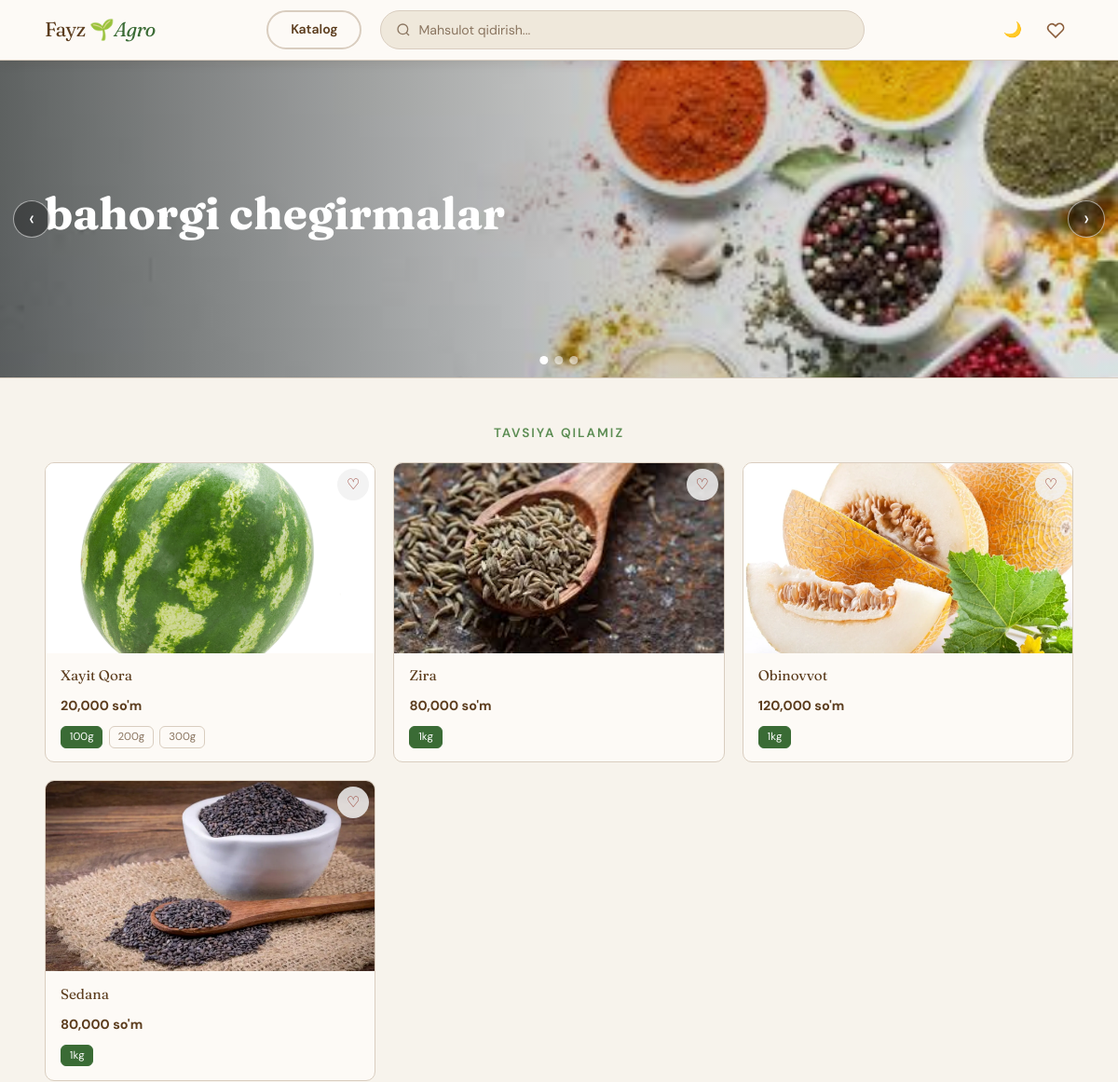
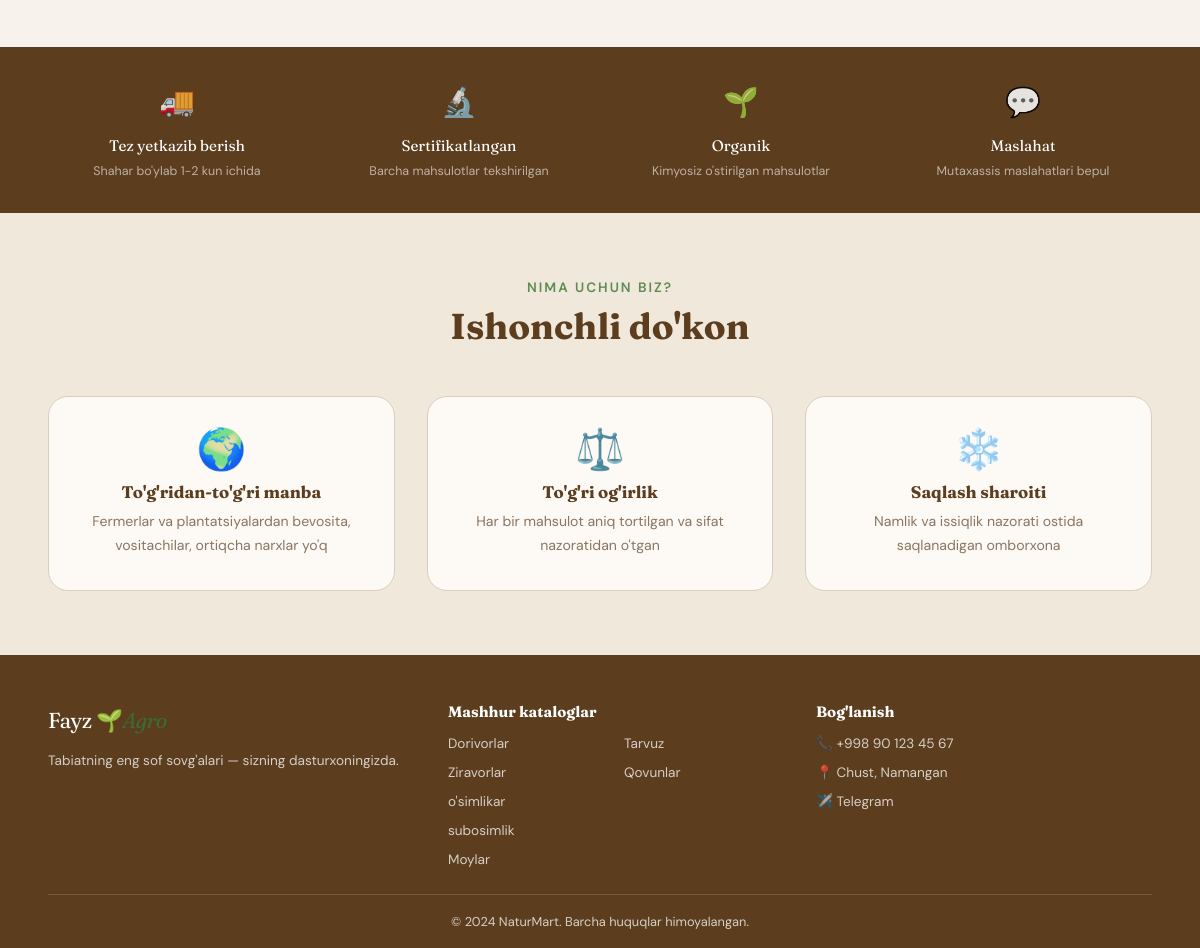
The app's page /, older data (2 pictures, top to bottom).
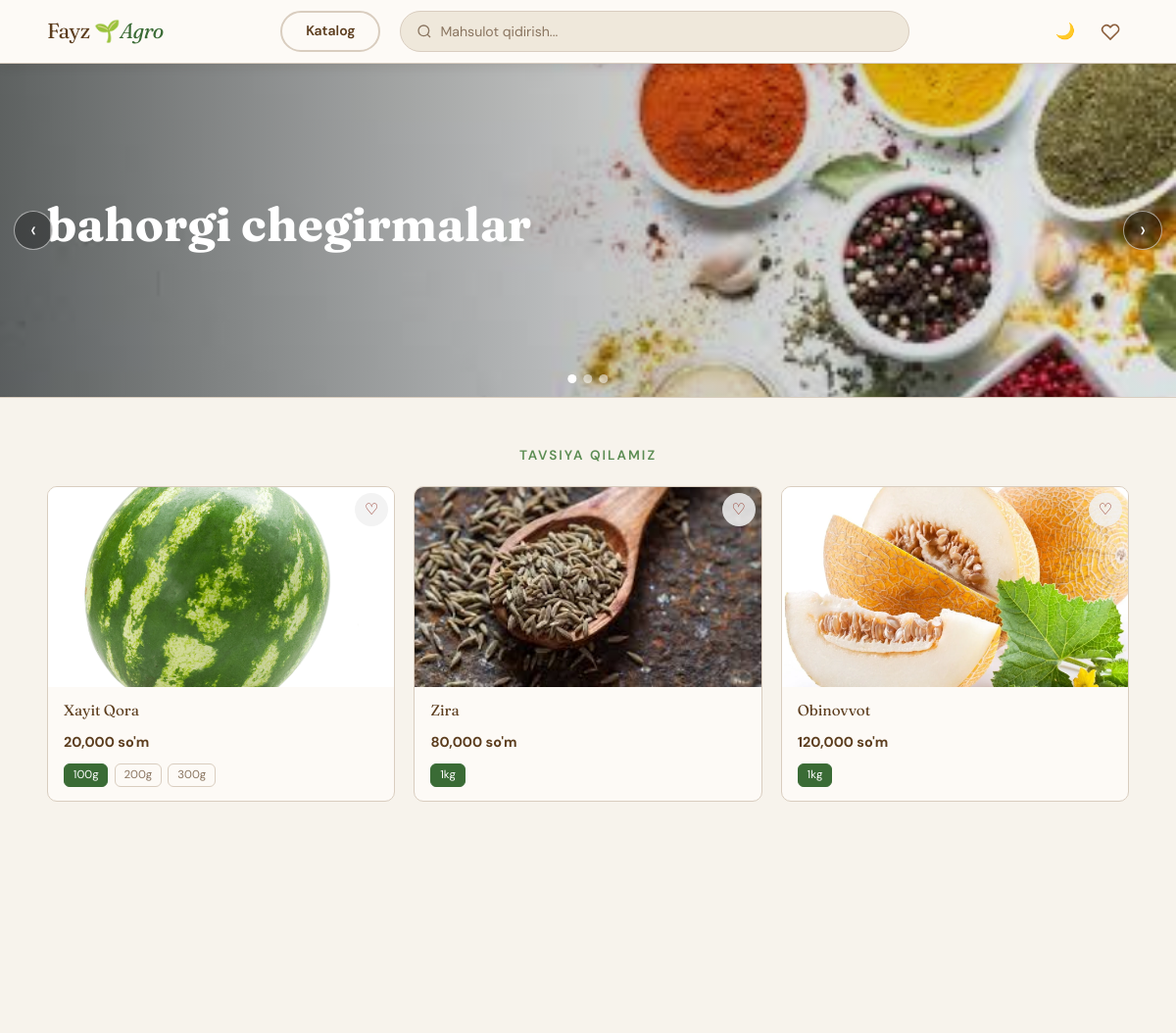
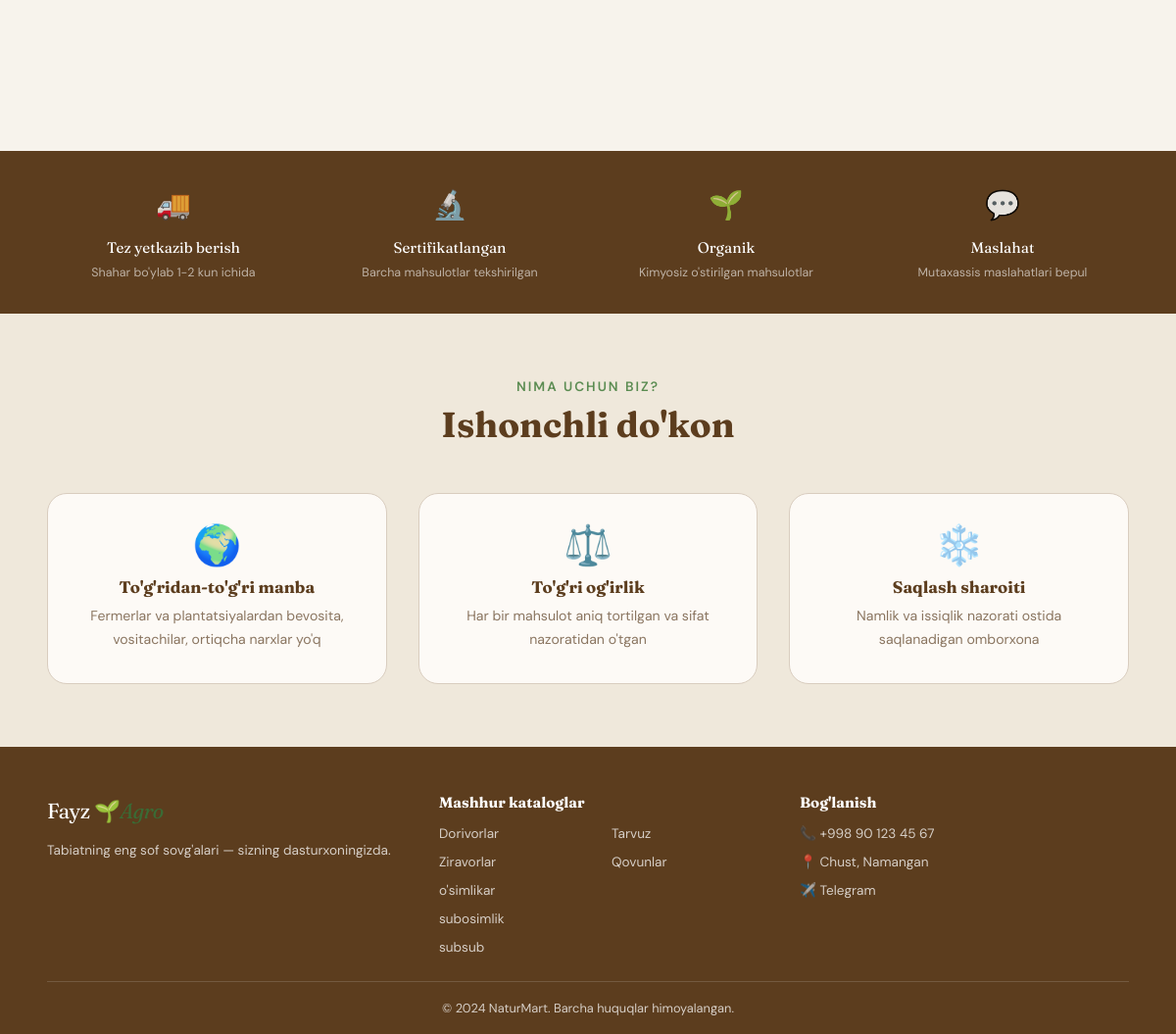
The same page, newer data (2 pictures, top to bottom).
### tables this page shows
CREATE TABLE banners (
                id INTEGER PRIMARY KEY AUTOINCREMENT,
                title TEXT NOT NULL,
                subtitle TEXT,
                image_path TEXT NOT NULL,
                button_text TEXT,
                button_link TEXT,
                sort_order INTEGER DEFAULT 0,
                is_active INTEGER DEFAULT 1,
                created_at TEXT DEFAULT (datetime('now'))
            , collection_id INTEGER);

CREATE TABLE product_images (
                id INTEGER PRIMARY KEY AUTOINCREMENT,
                product_id INTEGER NOT NULL,
                image_path TEXT NOT NULL,
                is_primary INTEGER DEFAULT 0,
                order_index INTEGER DEFAULT 0,
                FOREIGN KEY (product_id) REFERENCES product(id) ON DELETE CASCADE
            );

CREATE TABLE product (
                id INTEGER PRIMARY KEY AUTOINCREMENT,
                name TEXT NOT NULL,
                slug TEXT UNIQUE NOT NULL,
                category_id INTEGER,
                description TEXT,
                origin TEXT,
                benefits TEXT,
                usage_tips TEXT,
                price REAL NOT NULL DEFAULT 0,
                old_price REAL,
                image TEXT,
                is_featured INTEGER DEFAULT 0,
                is_active INTEGER DEFAULT 1,
                is_organic INTEGER DEFAULT 0,
                stock INTEGER DEFAULT 100,
                created_at TEXT DEFAULT (datetime('now')), unit_type TEXT DEFAULT 'dona', min_amount REAL DEFAULT 1, view_count INTEGER DEFAULT 0, cart_add_count INTEGER DEFAULT 0,
                FOREIGN KEY (category_id) REFERENCES category(id) ON DELETE SET NULL
            );

CREATE TABLE product_variants (
                id INTEGER PRIMARY KEY AUTOINCREMENT,
                product_id INTEGER NOT NULL,
                label TEXT NOT NULL,
                price REAL NOT NULL, old_price REAL, stock INTEGER DEFAULT 100, min_amount REAL DEFAULT 1, promo_end_date TEXT, promo_start_at TEXT, promo_end_at TEXT, scheduled_price REAL,
                FOREIGN KEY (product_id) REFERENCES product(id) ON DELETE CASCADE
            );

CREATE TABLE category (
                id INTEGER PRIMARY KEY AUTOINCREMENT,
                name TEXT NOT NULL,
                slug TEXT UNIQUE NOT NULL,
                icon TEXT DEFAULT '🌿',
                type TEXT DEFAULT 'ziravod',
                description TEXT,
                sort_order INTEGER DEFAULT 0
            , parent_id INTEGER, is_type INTEGER DEFAULT 0);

### app/routes/main.py (the view)
@main.route('/')
def index():
    db = get_db()
    banners = db.execute(
        'SELECT b.*, c.slug as collection_slug FROM banners b '
        'LEFT JOIN collections c ON c.id=b.collection_id '
        'WHERE b.is_active=1 ORDER BY b.sort_order, b.id DESC'
    ).fetchall()
    featured = db.execute(
        'SELECT p.*, c.name as cat_name, c.icon as cat_icon FROM product p '
        'LEFT JOIN category c ON c.id=p.category_id '
        'WHERE p.is_active=1 AND COALESCE(p.is_featured, 0)=1 '
        'ORDER BY COALESCE(p.cart_add_count, 0) DESC, COALESCE(p.view_count, 0) DESC, p.id DESC LIMIT 8'
    ).fetchall()
    featured_with_variants = []
    for p in featured:
        variants = db.execute('SELECT * FROM product_variants WHERE product_id=? ORDER BY id', (p['id'],)).fetchall()
        primary_img = db.execute('SELECT image_path FROM product_images WHERE product_id=? ORDER BY is_primary DESC, order_index, id LIMIT 1', (p['id'],)).fetchone()
        row = dict(p)
        row['variants'] = [dict(v) for v in variants]
        row['primary_image'] = primary_img['image_path'] if primary_img else row['image']
        featured_with_variants.append(row)
    new_arrivals = db.execute(
        'SELECT p.*, c.name as cat_name FROM product p LEFT JOIN category c ON c.id=p.category_id '
        'WHERE p.is_active=1 ORDER BY p.created_at DESC LIMIT 4'
    ).fetchall()
    return render_template('index.html',
        banners=banners,
        featured=featured_with_variants,
        new_arrivals=new_arrivals
    )

### app/__init__.py (called while the page is built)
def get_db():
    if 'db' not in g:
        g.db = sqlite3.connect(DATABASE, detect_types=sqlite3.PARSE_DECLTYPES)
        g.db.row_factory = sqlite3.Row
        g.db.execute('PRAGMA foreign_keys = ON')
    return g.db

### app/templates/index.html (shortened to what the changed rows need)
{% extends 'base.html' %}
{% block content %}
{% if banners %}
<section class="home-banner" id="homeBanner">
  <div class="home-banner-track" id="homeBannerTrack">
    {% for b in banners %}
    {% set link = (url_for('main.catalog', collection=b['collection_slug']) if b['collection_slug'] else (b['button_link'] if b['button_link'] else url_for('main.catalog'))) %}
    {% set is_external = link.startswith('http://') or link.startswith('https://') %}
    <a href="{{ link }}"
       class="home-banner-slide{% if loop.first %} active{% endif %}"
       {% if is_external %}target="_blank" rel="noopener"{% endif %}>
      <img src="{{ url_for('static', filename='img/banners/' + b['image_path']) }}" alt="{{ b['title'] }}" class="home-banner-image">
      <div class="home-banner-overlay"></div>
      <div class="home-banner-content container">
        <h2 class="home-banner-title">{{ b['title'] }}</h2>
      </div>
    </a>
    {% endfor %}
  </div>
  {% if banners|length > 1 %}
  <div class="home-banner-dots">
    {% for _ in banners %}
    <button type="button" class="home-banner-dot{% if loop.first %} active{% endif %}" data-banner-dot="{{ loop.index0 }}" aria-label="Banner {{ loop.index }}"></button>
    {% endfor %}
  </div>
  {% endif %}
</section>
{% endif %}
{% if featured %}
<section class="section">
  <div class="products-grid">
    {% for p in featured %}
    {% set first_variant = p['variants'][0] if p['variants'] else None %}
    {% set initial_price = first_variant['price'] if first_variant else p['price'] %}
    {% set initial_old = (first_variant['old_price'] if first_variant and first_variant['old_price'] else p['old_price']) %}
    {% set initial_key = (p['id'] ~ '') %}
    <div class="pcard reveal">
      <a href="{{ url_for('main.product_detail', slug=p['slug']) }}" class="pcard-link">
        <div class="pcard-img">
          {% if p.get('primary_image') or p['image'] %}
          <img src="{{ url_for('static', filename='img/products/'+(p.get('primary_image') or p['image'])) }}" alt="{{ p['name'] }}">
          {% else %}{{ p['cat_icon'] or '🌿' }}{% endif %}
        </div>
        <div class="pcard-body">
          <div class="pcard-name">{{ p['name'] }}</div>
        </div>
      </a>
      <button class="pcard-favorite favorite-btn{% if initial_key in favorite_keys %} active{% endif %}"
              type="button"
              onclick="addToFavorites({{ p['id'] }}, null, this)"
              aria-label="{% if initial_key in favorite_keys %}Sevimlida{% else %}Sevimliga qo'shish{% endif %}">
        {% if initial_key in favorite_keys %}❤{% else %}♡{% endif %}
      </button>
      <div class="pcard-bottom">
        <div class="pcard-price" id="price-{{ p['id'] }}">{{ "{:,.0f}".format(initial_price) }} so'm</div>
        {% if p['variants'] %}
        <div class="pcard-variants">
          {% for v in p['variants'] %}
          <button class="pcard-vbtn{% if loop.first %} active{% endif %}"
                  data-price="{{ v['price'] }}"
                  data-pid="{{ p['id'] }}"
                  data-vid="{{ v['id'] }}"
                  data-old-price="{{ v['old_price'] if v['old_price'] else (p['old_price'] if p['old_price'] else '') }}"
                  onclick="selectVariant(this)">{{ v['label'] }}</button>
          {% endfor %}
        </div>
        {% endif %}
      </div>
    </div>
    {% endfor %}
  </div>
</section>
{% endif %}
<section class="why-section">
  <div class="container">
    <div class="why-heading">
      <h2 class="sec-title">Ishonchli do'kon</h2>
    </div>
  </div>
</section>
{% endblock %}

### app/templates/base.html (shortened to what this page needs)
<!DOCTYPE html>
<html lang="uz">
<head>
<link rel="stylesheet" href="{{ url_for('static', filename='css/main.css') }}">
</head>
<body>
<nav class="navbar">
  <div class="nav-inner">
    <a href="{{ url_for('main.index') }}" class="logo">
      <span class="logo-text">Fayz 🌱<em>Agro</em></span>
    </a>
    <div style="display: flex; gap:20px; width:60%">
      <a href="{{ url_for('main.catalog') }}" class="btn btn-outline nav-catalog-btn" style="padding: 0.45rem 1.5rem;">Katalog</a>
      <form class="nav-search" action="{{ url_for('main.catalog') }}" method="GET">
        <svg width="16" height="16" viewBox="0 0 24 24" fill="none" stroke="currentColor" stroke-width="2"><circle cx="11" cy="11" r="8"/><path d="m21 21-4.35-4.35"/></svg>
        <input name="q" placeholder="Mahsulot qidirish..." value="{{ request.args.get('q','') }}" autocomplete="off">
      </form>
    </div>
    <div class="nav-right">
      <button type="button" class="nav-icon theme-toggle" id="themeToggle" aria-label="Dark mode yoqish" title="Dark mode">
        <span class="theme-icon" aria-hidden="true">🌙</span>
      </button>
      <a href="{{ url_for('main.favorites') }}" class="nav-icon favorite-icon" title="Sevimlilar">
        <svg width="20" height="20" viewBox="0 0 24 24" fill="none" stroke="currentColor" stroke-width="2">
          <path d="M20.8 5.6a5.2 5.2 0 0 0-7.3 0L12 7.1l-1.5-1.5a5.2 5.2 0 0 0-7.3 7.3L12 21.6l8.8-8.7a5.2 5.2 0 0 0 0-7.3z"/>
        </svg>
      </a>
    </div>
  </div>
</nav>
<main>
{% block content %}{% endblock %}
</main>
<footer class="footer">
  <div class="footer-inner">
    <div class="footer-brand">
      <a href="{{ url_for('main.index') }}" class="logo">
        <span class="logo-text">Fayz 🌱<em>Agro</em></span>
      </a>
      <p>Tabiatning eng sof sovg'alari — sizning dasturxoningizda.</p>
    </div>
    <div class="footer-links">
      <div>
        <h4>Mashhur kataloglar</h4>
        <div class="footer-cats-grid">
          <div class="footer-cat-col">
            {% for cat in footer_top_ziravod %}
            <a href="{{ url_for('main.catalog', kategoriya=cat['slug']) }}">{{ cat['icon'] }} {{ cat['name'] }}</a>
            {% else %}
            <span class="footer-cat-empty">Kategoriya yo'q</span>
            {% endfor %}
          </div>
          <div class="footer-cat-col">
            {% for cat in footer_top_urug %}
            <a href="{{ url_for('main.catalog', kategoriya=cat['slug']) }}">{{ cat['icon'] }} {{ cat['name'] }}</a>
            {% else %}
            <span class="footer-cat-empty">Kategoriya yo'q</span>
            {% endfor %}
          </div>
        </div>
      </div>
      <div>
        <h4>Bog'lanish</h4>
        <a href="tel:{{ contact_settings['contact_phone_raw'] }}">{{ contact_settings['contact_phone_display'] or contact_settings['contact_phone_raw'] }}</a>
        {% if contact_settings['contact_location_url'] %}
          <a href="{{ contact_settings['contact_location_url'] }}" target="_blank" rel="noopener">{{ contact_settings['contact_location_label'] or 'Manzil' }}</a>
        {% endif %}
        {% if contact_settings['contact_telegram_url'] %}
          <a href="{{ contact_settings['contact_telegram_url'] }}" target="_blank" rel="noopener">{{ contact_settings['contact_telegram_label'] or 'Telegram' }}</a>
        {% endif %}
      </div>
    </div>
  </div>
  <div class="footer-bottom">© 2024 NaturMart. Barcha huquqlar himoyalangan.</div>
</footer>
</body>
</html>

Row changes from the older to the newer data that the page shows:
no longer on this page (row unchanged): product_images: image_path (picture)
no longer on this page (row unchanged): product: name "Sedana"
no longer on this page (row unchanged): product_variants: price "80,000", label "1kg", shown under "Sedana"
no longer on this page (row unchanged): category: name "Moylar", shown under "Mashhur kataloglar"
added category: name "subsub", shown under "Mashhur kataloglar"
Text that changed along with them:
list line gone: "so'm"
